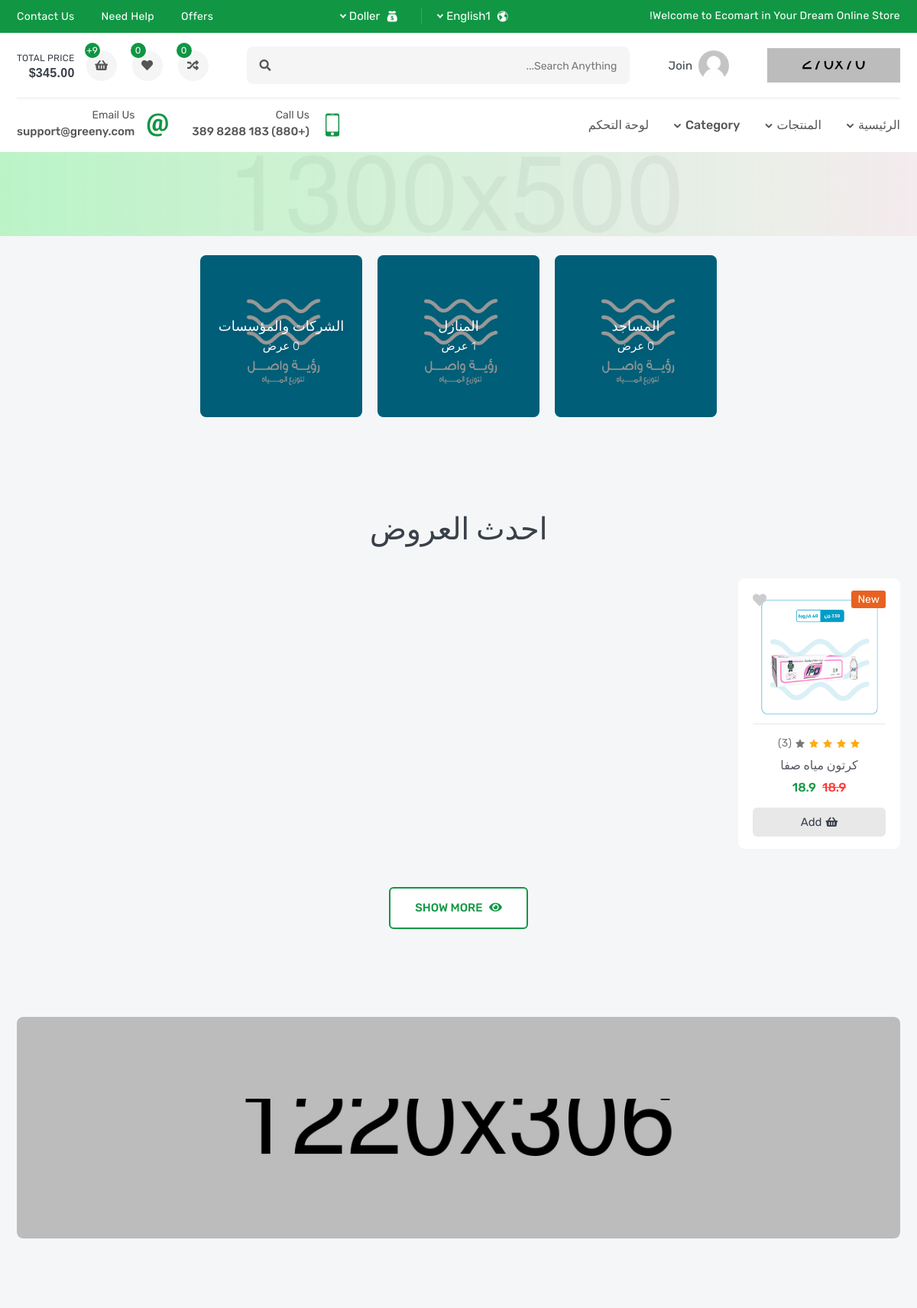
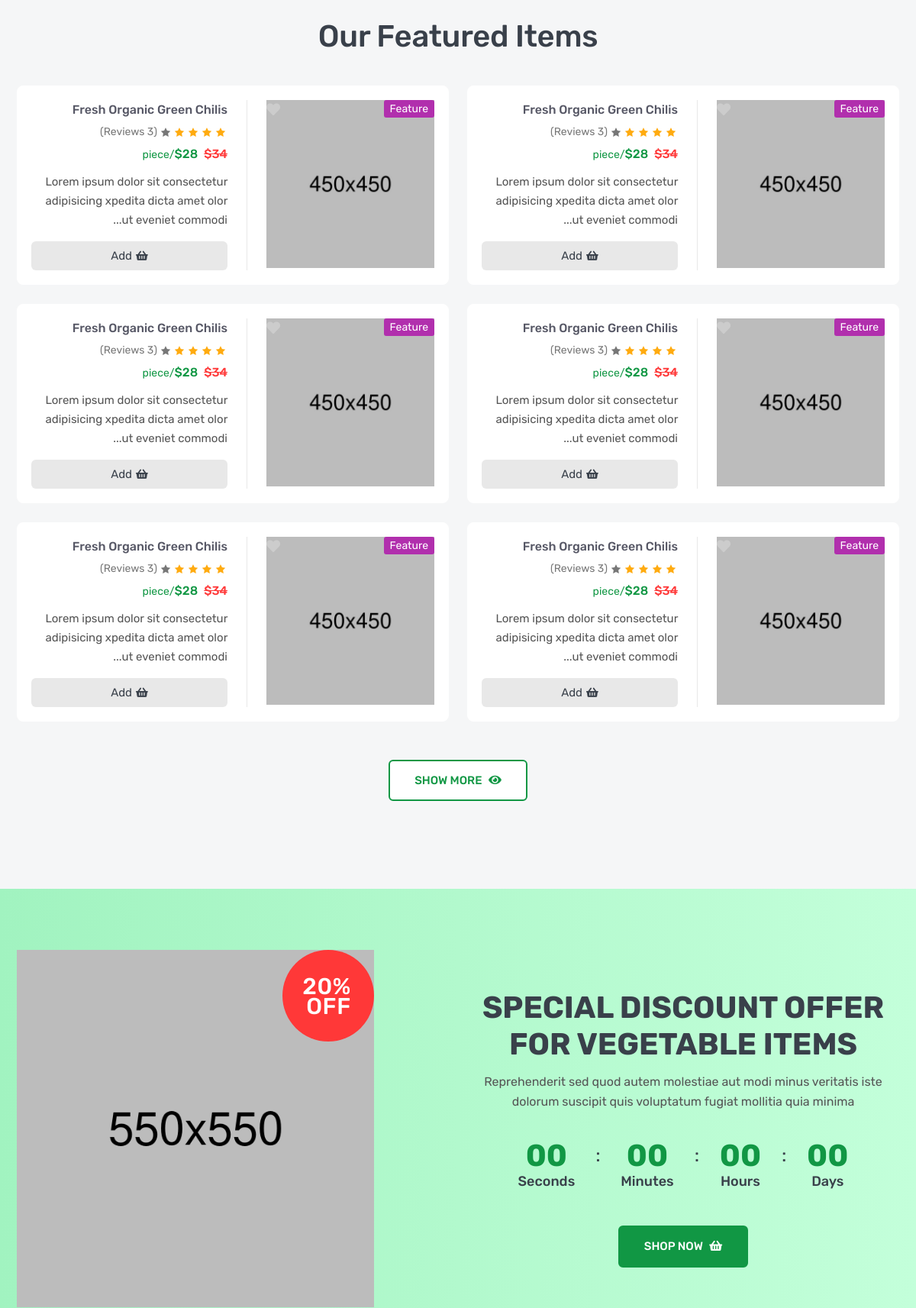
The page / (upper part) on the database its author committed (2 pictures, top to bottom).
### products/models.py (models this page shows, shortened)
class Category(models.Model):
    name = models.CharField(_("Name"), max_length=50)
    image = models.ImageField(_("Images"), upload_to='Category')
    slug = models.SlugField(_("Slug"), null=True, blank=True)

class Product(models.Model):
    name = models.CharField(_("Name"), max_length=120)
    flag = models.CharField(_("Flag"),max_length=10, choices=FLAG_TYPES)
    image = models.ImageField(_("Image"), upload_to='products')
    price = models.FloatField(_("Price"))
    linkVideo = models.CharField(_("Link Video"), max_length=100, null=True, blank=True)
    sku = models.CharField(_("Sku"), max_length=50, null=True, blank=True)
    subtitle = models.CharField(_("Subtitle"), max_length=300, null=True, blank=True)
    descriptions = models.TextField(_("Descriptions"), max_length=40000, null=True, blank=True)
    quantity = models.IntegerField(_("Quantity"))
    brand = models.ForeignKey("Brand", verbose_name=('Brand'), related_name='product_brand', on_delete=models.SET_NULL, null=True, blank=True)
    category = models.ForeignKey("Category", verbose_name=('Category'), related_name='product_category', on_delete=models.SET_NULL, null=True)
    slug = models.SlugField(_("Slug"), null=True, blank=True)
    active = models.BooleanField(_("Active"), default=True)
    create_at = models.DateTimeField(_("Create at"), default=timezone.now, null=True, blank=True)
    tags = TaggableManager()

### core/views.py (the view)
# urls.py: 2. Add a URL to urlpatterns:  path('', views.home, name='home')
def home(request):
    offers = Offer.objects.all()
    latest_products = Product.objects.filter(active=True)[:6]
    banners = Banner.objects.all()
    brands = Brand.objects.all()
    categories = Category.objects.all()
    context = {
        'latest_products': latest_products,
        'offers': offers,
        'banners': banners,
        'brands': brands,
        'categories': categories,
    }
    return render(request, 'home.html', context)

### templates/home.html (shortened to what this page needs)
{% extends 'base.html' %}
{% block content %}
<section class="home-index-slider slider-arrow slider-dots">
  <div class="banner-part banner-1">
  </div>
</section>
<section class="section suggest-part">
  <div class="container">
    <ul class="suggest-slider slider-arrow">
      {% for category in categories %}
      <li>
        <a class="suggest-card" href="shop-4column.html">
          <img src="{{ category.image.url }}" alt="suggest" />
          <h5>{{ category.name}} <span>{{ category.product_category.count }} عرض</span></h5>
        </a>
      </li>
      {% endfor %}
    </ul>
  </div>
</section>
<section class="section recent-part">
  <div class="container">
    <div class="row">
      <div class="col-lg-12">
        <div class="section-heading">
          <h2>احدث العروض</h2>
        </div>
      </div>
    </div>
    <div class="row row-cols-2 row-cols-md-3 row-cols-lg-4 row-cols-xl-5">
      {% for product in latest_products %}
      <div class="col">
        <div class="product-card">
          <div class="product-media">
            <div class="product-label">
              <label class="label-text sale">{{ product.flag }}</label>
            </div>
            <button class="product-wish wish">
              <i class="fas fa-heart"></i>
            </button>
            <a class="product-image" href="{% url 'product_detail' product.id %}">
              <img src="{{ product.image.url }}" alt="product" />
            </a>
          </div>
          <div class="product-content">
            <div class="product-rating">
              <i class="active icofont-star"></i>
              <i class="active icofont-star"></i>
              <i class="active icofont-star"></i>
              <i class="active icofont-star"></i>
              <i class="icofont-star"></i>
              <a href="#">(3)</a>
            </div>
            <h6 class="product-name">
              <a href="#">{{ product.name }}</a>
            </h6>
            <h6 class="product-price">
              <del>{{ product.price }}</del>
              <span>{{ product.price }}</span>
            </h6>
            <button class="product-add" title="Add to Cart">
              <i class="fas fa-shopping-basket"></i>
              <span>add</span>
            </button>
          </div>
        </div>
      </div>
      {% endfor %}
    </div>
    <div class="row">
      <div class="col-lg-12">
        <div class="section-btn-25">
          <a href="shop-4column.html" class="btn btn-outline">
            <i class="fas fa-eye"></i>
            <span>show more</span>
          </a>
        </div>
      </div>
    </div>
  </div>
</section>
<div class="section promo-part">
  <div class="container">
    <div class="row">
      <div class="col-lg-12">
        <div class="promo-img">
          <a href="#"><img src="images/promo/home/03.jpg" alt="promo" /></a>
        </div>
      </div>
    </div>
  </div>
</div>
<section class="section feature-part">
  <div class="container">
    <div class="row">
      <div class="col-lg-12">
        <div class="section-heading">
          <h2>our featured items</h2>
        </div>
      </div>
    </div>
    <div class="row row-cols-1 row-cols-md-1 row-cols-lg-2 row-cols-xl-2">
      <div class="col">
        <div class="feature-card">
          <div class="feature-media">
            <div class="feature-label">
              <label class="label-text feat">feature</label>
            </div>
            <button class="feature-wish wish">
              <i class="fas fa-heart"></i>
            </button>
            <a class="feature-image" href="product-video.html">
              <img src="images/product/09.jpg" alt="product" />
            </a>
          </div>
          <div class="feature-content">
            <h6 class="feature-name">
              <a href="product-video.html">fresh organic green chilis</a>
            </h6>
            <div class="feature-rating">
              <i class="active icofont-star"></i>
              <i class="active icofont-star"></i>
              <i class="active icofont-star"></i>
              <i class="active icofont-star"></i>
              <i class="icofont-star"></i>
              <a href="product-video.html">(3 Reviews)</a>
            </div>
            <h6 class="feature-price">
              <del>$34</del>
              <span>$28<small>/piece</small></span>
            </h6>
            <p class="feature-desc">
              Lorem ipsum dolor sit consectetur adipisicing xpedita dicta amet
              olor ut eveniet commodi...
            </p>
            <button class="product-add" title="Add to Cart">
              <i class="fas fa-shopping-basket"></i>
              <span>add</span>
            </button>
          </div>
        </div>
      </div>
      <div class="col">
        <div class="feature-card">
          <div class="feature-media">
            <div class="feature-label">
              <label class="label-text feat">feature</label>
            </div>
            <button class="feature-wish wish">
              <i class="fas fa-heart"></i>
            </button>
            <a class="feature-image" href="product-video.html">
              <img src="images/product/10.jpg" alt="product" />
            </a>
          </div>
          <div class="feature-content">
            <h6 class="feature-name">
              <a href="product-video.html">fresh organic green chilis</a>
            </h6>
            <div class="feature-rating">
              <i class="active icofont-star"></i>
              <i class="active icofont-star"></i>
              <i class="active icofont-star"></i>
              <i class="active icofont-star"></i>
              <i class="icofont-star"></i>
              <a href="product-video.html">(3 Reviews)</a>
            </div>
            <h6 class="feature-price">
              <del>$34</del>
              <span>$28<small>/piece</small></span>
            </h6>
            <p class="feature-desc">
              Lorem ipsum dolor sit consectetur adipisicing xpedita dicta amet
              olor ut eveniet commodi...
            </p>
            <button class="product-add" title="Add to Cart">
              <i class="fas fa-shopping-basket"></i>
              <span>add</span>
            </button>
          </div>
        </div>
      </div>
      <div class="col">
        <div class="feature-card">
          <div class="feature-media">
            <div class="feature-label">
              <label class="label-text feat">feature</label>
            </div>
            <button class="feature-wish wish">
              <i class="fas fa-heart"></i>
            </button>
            <a class="feature-image" href="product-video.html">
              <img src="images/product/11.jpg" alt="product" />
            </a>
          </div>
          <div class="feature-content">
            <h6 class="feature-name">
              <a href="product-video.html">fresh organic green chilis</a>
            </h6>
            <div class="feature-rating">
              <i class="active icofont-star"></i>
              <i class="active icofont-star"></i>
              <i class="active icofont-star"></i>
              <i class="active icofont-star"></i>
              <i class="icofont-star"></i>
              <a href="product-video.html">(3 Reviews)</a>
            </div>
            <h6 class="feature-price">
              <del>$34</del>
              <span>$28<small>/piece</small></span>
            </h6>
            <p class="feature-desc">
              Lorem ipsum dolor sit consectetur adipisicing xpedita dicta amet
              olor ut eveniet commodi...
            </p>
            <button class="product-add" title="Add to Cart">
              <i class="fas fa-shopping-basket"></i>
              <span>add</span>
            </button>
          </div>
        </div>
      </div>
      <div class="col">
        <div class="feature-card">
          <div class="feature-media">
            <div class="feature-label">
              <label class="label-text feat">feature</label>
            </div>
            <button class="feature-wish wish">
              <i class="fas fa-heart"></i>
            </button>
            <a class="feature-image" href="product-video.html">
              <img src="images/product/12.jpg" alt="product" />
            </a>
          </div>
          <div class="feature-content">
            <h6 class="feature-name">
              <a href="product-video.html">fresh organic green chilis</a>
            </h6>
            <div class="feature-rating">
              <i class="active icofont-star"></i>
              <i class="active icofont-star"></i>
              <i class="active icofont-star"></i>
              <i class="active icofont-star"></i>
              <i class="icofont-star"></i>
              <a href="product-video.html">(3 Reviews)</a>
            </div>
            <h6 class="feature-price">
              <del>$34</del>
              <span>$28<small>/piece</small></span>
            </h6>
            <p class="feature-desc">
              Lorem ipsum dolor sit consectetur adipisicing xpedita dicta amet
              olor ut eveniet commodi...
            </p>
            <button class="product-add" title="Add to Cart">
              <i class="fas fa-shopping-basket"></i>
              <span>add</span>
            </button>
          </div>
        </div>
      </div>
      <div class="col">
        <div class="feature-card">
          <div class="feature-media">
            <div class="feature-label">
              <label class="label-text feat">feature</label>
            </div>
            <button class="feature-wish wish">
              <i class="fas fa-heart"></i>
            </button>
            <a class="feature-image" href="product-video.html">
              <img src="images/product/13.jpg" alt="product" />
            </a>
          </div>
          <div class="feature-content">
            <h6 class="feature-name">
              <a href="product-video.html">fresh organic green chilis</a>
            </h6>
            <div class="feature-rating">
              <i class="active icofont-star"></i>
              <i class="active icofont-star"></i>
              <i class="active icofont-star"></i>
              <i class="active icofont-star"></i>
              <i class="icofont-star"></i>
              <a href="product-video.html">(3 Reviews)</a>
            </div>
            <h6 class="feature-price">
              <del>$34</del>
              <span>$28<small>/piece</small></span>
            </h6>
            <p class="feature-desc">
              Lorem ipsum dolor sit consectetur adipisicing xpedita dicta amet
              olor ut eveniet commodi...
            </p>
            <button class="product-add" title="Add to Cart">
              <i class="fas fa-shopping-basket"></i>
              <span>add</span>
            </button>
          </div>
        </div>
      </div>
      <div class="col">
        <div class="feature-card">
          <div class="feature-media">
            <div class="feature-label">
              <label class="label-text feat">feature</label>
            </div>
            <button class="feature-wish wish">
              <i class="fas fa-heart"></i>
            </button>
            <a class="feature-image" href="product-video.html">
              <img src="images/product/14.jpg" alt="product" />
            </a>
          </div>
          <div class="feature-content">
            <h6 class="feature-name">
              <a href="product-video.html">fresh organic green chilis</a>
            </h6>
            <div class="feature-rating">
              <i class="active icofont-star"></i>
              <i class="active icofont-star"></i>
              <i class="active icofont-star"></i>
              <i class="active icofont-star"></i>
              <i class="icofont-star"></i>
              <a href="product-video.html">(3 Reviews)</a>
            </div>
            <h6 class="feature-price">
              <del>$34</del>
              <span>$28<small>/piece</small></span>
            </h6>
            <p class="feature-desc">
              Lorem ipsum dolor sit consectetur adipisicing xpedita dicta amet
              olor ut eveniet commodi...
            </p>
            <button class="product-add" title="Add to Cart">
              <i class="fas fa-shopping-basket"></i>
              <span>add</span>
            </button>
          </div>
        </div>
      </div>
    </div>
    <div class="row">
      <div class="col-lg-12">
        <div class="section-btn-25">
          <a href="shop-4column.html" class="btn btn-outline">
            <i class="fas fa-eye"></i>
            <span>show more</span>
          </a>
        </div>
      </div>
    </div>
  </div>
</section>
<section class="section countdown-part">
  <div class="container">
    <div class="row align-items-center">
      <div class="col-lg-6 mx-auto">
        <div class="countdown-content">
          <h3>special discount offer for vegetable items</h3>
          <p>
            Reprehenderit sed quod autem molestiae aut modi minus veritatis iste
            dolorum suscipit quis voluptatum fugiat mollitia quia minima
          </p>
          <div class="countdown countdown-clock" data-countdown="2021/12/31">
          </div>
          <a href="shop-4column.html" class="btn btn-inline">
            <i class="fas fa-shopping-basket"></i>
            <span>shop now</span>
          </a>
        </div>
      </div>
      <div class="col-lg-5">
        <div class="countdown-img">
          <img src="images/countdown.png" alt="countdown" />
          <div class="countdown-off">
            <span>20%</span>
            <span>off</span>
          </div>
        </div>
      </div>
    </div>
  </div>
</section>
{% endblock %}

### rows shown on the page
Category: image (picture), name "المساجد", product_category.count "0"
Category: image (picture), name "المنازل", product_category.count "1"
Category: image (picture), name "الشركات والمؤسسات", product_category.count "0"
Product: flag "New", image (picture), name "كرتون مياه صفا", price "18.9"
